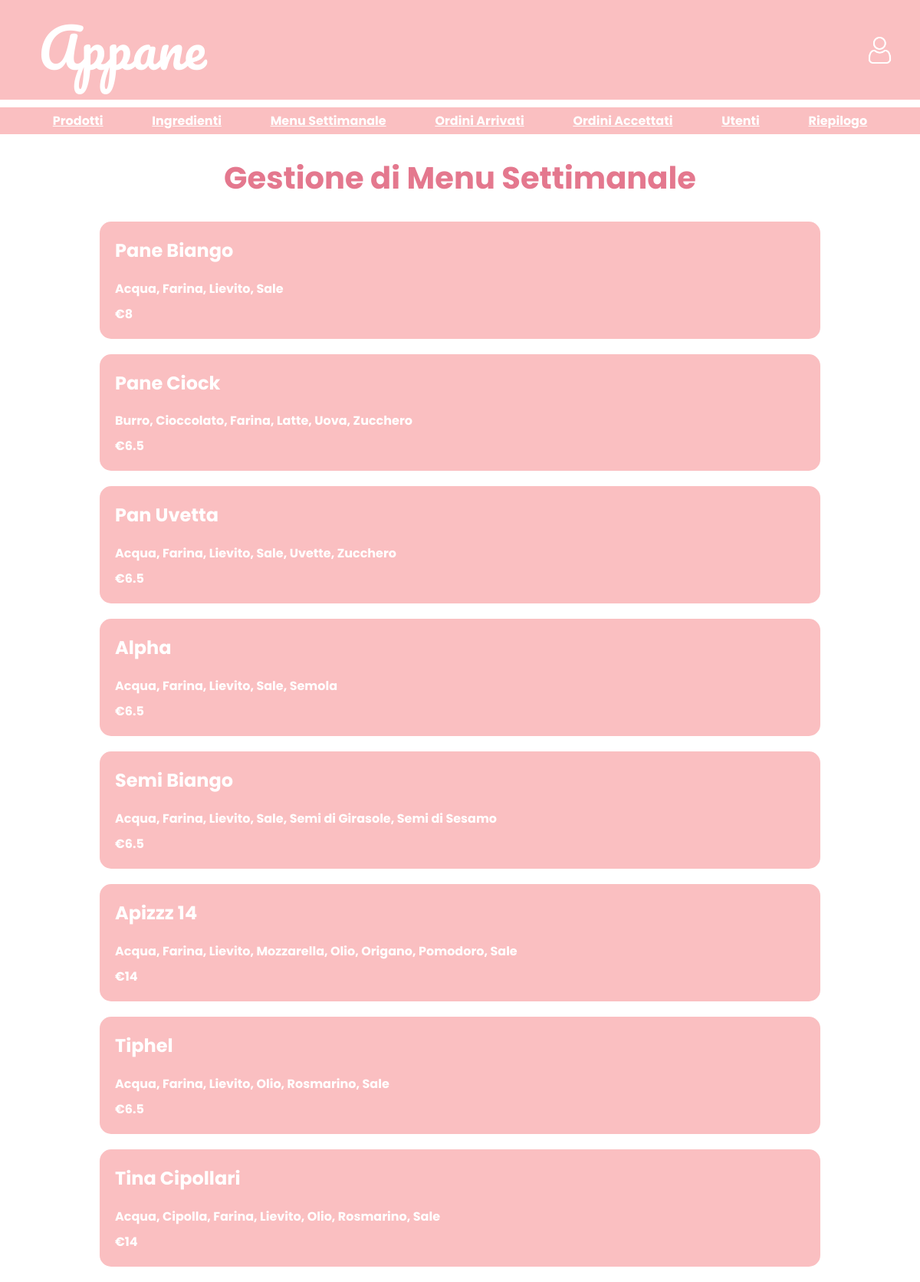
The app's page /BACK/managementWeeklyMenu/managementWeeklyMenu.php, older data.
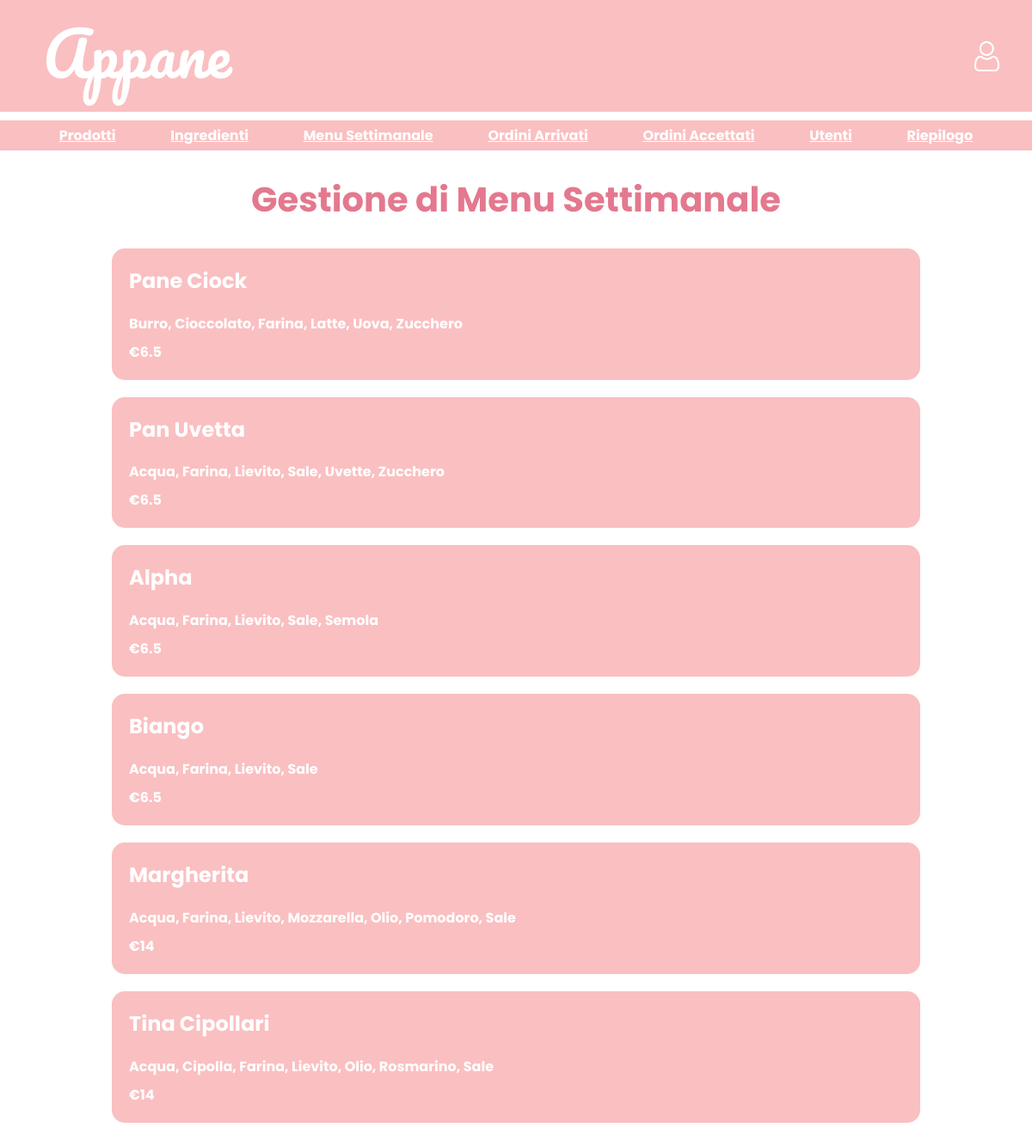
The same page, newer data.
### tables this page shows
CREATE TABLE `tmenu` (
  `idProdotto` int(11) DEFAULT NULL
);

CREATE TABLE `tprodotto` (
  `id` int(11) NOT NULL,
  `nome` varchar(255) NOT NULL,
  `prezzo` float NOT NULL
);

### BACK/managementWeeklyMenu/managementWeeklyMenu.php (the view, shortened to what this page needs)
<?php
require('../../includes/db.php');
include('../header.php');
function creaProd( $nome, $ingredienti, $prezzo)
{
    $string_ingredienti = implode(', ', $ingredienti);
    return "<div class='prodotto'>
                <div>
                    <h2>$nome</h2>
                </div>
                <p>$string_ingredienti</p>
                <p>€$prezzo</p>
            </div>";
}
?>
<!DOCTYPE html>
<html lang="it">
<head>
    <link rel="stylesheet" href="../../grafica/style.css?v=<?php echo time();?>">
</head>
<body>
    <div class="main-content">
        <h1>Gestione di Menu Settimanale</h1>
        <div class="menu">
            <?php
            $sqlMenu = "SELECT idProdotto FROM tmenu";
            $resultMenu = $conn->query($sqlMenu);
            if ($resultMenu->num_rows > 0) {
                while($rowIdProd = $resultMenu->fetch_assoc()){
                    $stmtProd = $conn->prepare("SELECT nome, prezzo FROM tprodotto WHERE id = ?");
                    $stmtProd->bind_param("i", $rowIdProd["idProdotto"]);
                    $stmtProd->execute();
                    $resultProd = $stmtProd->get_result();
                    if($resultProd->num_rows===1){
                        $rowProd = $resultProd->fetch_assoc();
                        $stmtIng = $conn->prepare("SELECT idIngrediente FROM tricetta WHERE idProdotto = ?");
                        $stmtIng->bind_param("i", $rowIdProd["idProdotto"]);
                        $stmtIng->execute();
                        $resultI = $stmtIng->get_result();
                        $ingredienti = [];
                        while ($rowI = $resultI->fetch_assoc()) {
                            $stmt = $conn->prepare("SELECT nome FROM tingrediente WHERE id = ?");
                            $stmt->bind_param("i", $rowI['idIngrediente']);
                            $stmt->execute();
                            $result = $stmt->get_result();
                            if($result->num_rows===1){
                                $ingredienti[] = $result->fetch_assoc()["nome"];
                            }
                        }
                        sort($ingredienti);
                        echo creaProd( $rowProd["nome"], $ingredienti,  $rowProd["prezzo"]);
                    }
                }
            } else {
                echo '<p > Il menu settimanale non è stato ancora creato </p>
                    <button  class="btn" title="Crea menu settimanale"
                    onclick="openModal(\'modalCreateWeeklyMenu.php\')">CREARE MENU SETTIMANALE</button>';
            }
            ?>
        </div>
    </div>
</body>
</html>

Row changes from the older to the newer data that the page shows:
removed tmenu: idProdotto.nome "Pane Biango", string_ingredienti "Acqua, Farina, Lievito, Sale", idProdotto.prezzo "8"
removed tmenu: idProdotto.nome "Semi Biango", string_ingredienti "Acqua, Farina, Lievito, Sale, Semi di Girasole, Semi di Sesamo", idProdotto.prezzo "6.5"
removed tmenu: idProdotto.nome "Apizzz 14", string_ingredienti "Acqua, Farina, Lievito, Mozzarella, Olio, Origano, Pomodoro, Sale", idProdotto.prezzo "14"
removed tmenu: idProdotto.nome "Tiphel", string_ingredienti "Acqua, Farina, Lievito, Olio, Rosmarino, Sale", idProdotto.prezzo "6.5"
added tmenu: idProdotto.nome "Biango", string_ingredienti "Acqua, Farina, Lievito, Sale", idProdotto.prezzo "6.5"
added tmenu: idProdotto.nome "Margherita", string_ingredienti "Acqua, Farina, Lievito, Mozzarella, Olio, Pomodoro, Sale", idProdotto.prezzo "14"
